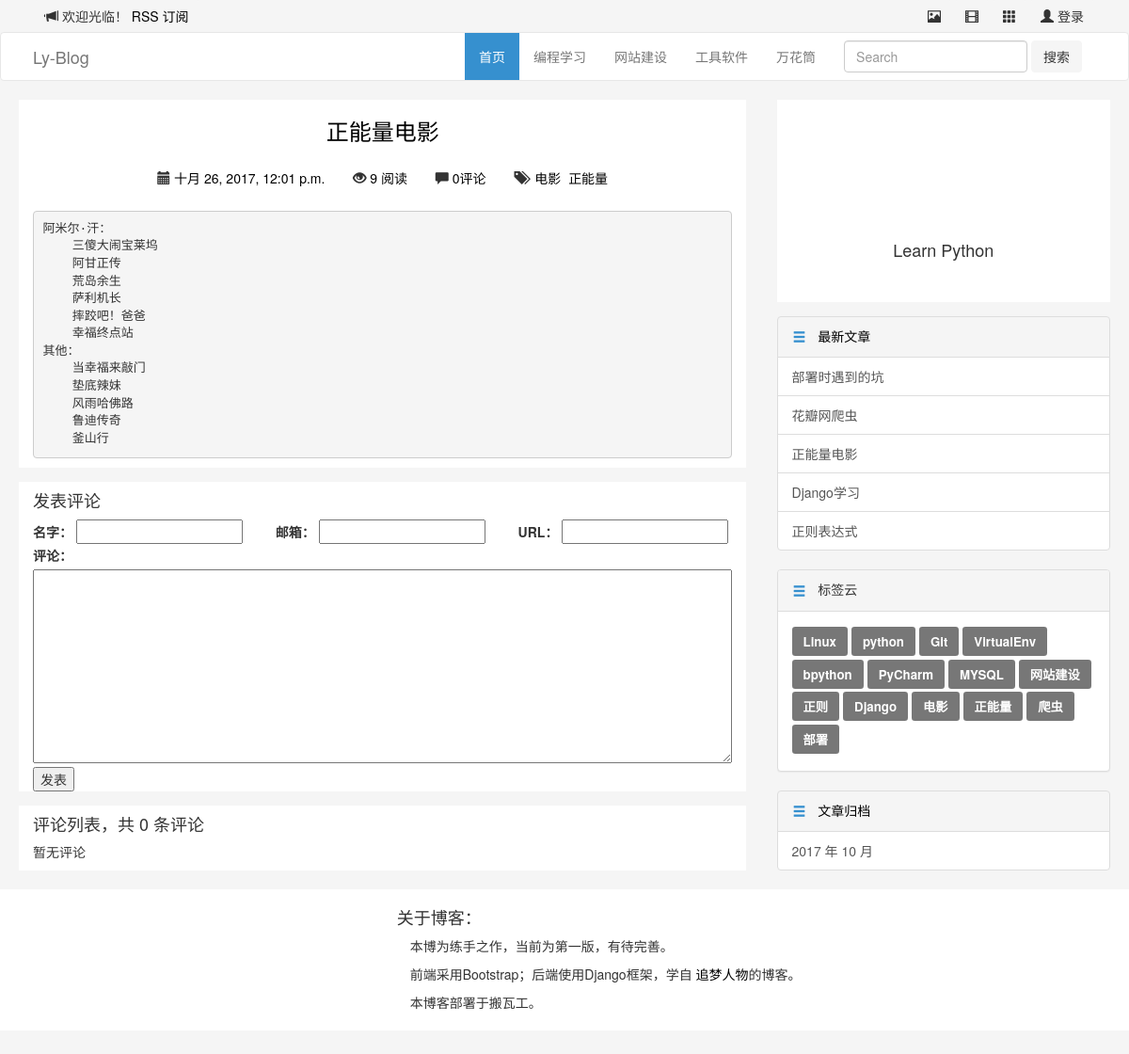
Page /article/24/ on the committed database.
### blog/models.py (models this page shows, shortened)
@python_2_unicode_compatible
class Category(models.Model):
    name = models.CharField(max_length=100)

@python_2_unicode_compatible
class Article(models.Model):
    title = models.CharField(max_length=70)
    body = models.TextField()
    created_time = models.DateTimeField()
    modified_time = models.DateTimeField()
    excerpt = models.CharField(max_length=200, blank=True)
    def save(self, *args, **kwargs):
        if not self.excerpt:
            md = markdown.Markdown(extensions=[
                'markdown.extensions.extra',
                'markdown.extensions.codehilite',
            ])
            self.excerpt = strip_tags(md.convert(self.body))[:54]
        super(Article, self).save(*args, **kwargs)
    category = models.ForeignKey(Category)
    tags = models.ManyToManyField(Tag, blank=True)
    author = models.ForeignKey(User)
    views = models.PositiveIntegerField(default=0)
    def increase_views(self):
        self.views += 1
        self.save(update_fields=['views'])
    def get_absolute_url(self):
        return reverse('blog:detail', kwargs={'pk': self.pk})
    class Meta:
        ordering = ['-created_time']

@python_2_unicode_compatible
class Tag(models.Model):
    name = models.CharField(max_length=100)

### blog/views.py (the view)
# urls.py: url(r'^article/(?P<pk>[0-9]+)/$', views.ArticleDetailView.as_view(), name='detail'),
class ArticleDetailView(DetailView):
    model = Article
    template_name = 'blog/detail.html'
    context_object_name = 'article'
    def get(self, request, *args, **kwargs):
        response = super(ArticleDetailView, self).get(request, *args, **kwargs)
        self.object.increase_views()
        return response
    def get_object(self, queryset=None):
        article = super(ArticleDetailView, self).get_object(queryset=None)
        article.body = markdown.markdown(article.body,
                                      extensions=[
                                          'markdown.extensions.extra',
                                          'markdown.extensions.codehilite',
                                          'markdown.extensions.toc',
                                      ])
        return article
    def get_context_data(self, **kwargs):
        context = super(ArticleDetailView, self).get_context_data(**kwargs)
        form = CommentForm()
        comment_list = self.object.comment_set.all()
        context.update({
            'form': form,
            'comment_list': comment_list
        })
        return context

### comments/forms.py
class CommentForm(forms.ModelForm):
    class Meta:
        model = Comment
        fields = ['name', 'email', 'url', 'text']

### blog/templatetags/blog_tags.py (called while the page is built)
@register.simple_tag
def get_recent_articles(num=5):
    return Article.objects.all().order_by('-created_time')[:num]

@register.simple_tag
def archives():
    return Article.objects.dates('created_time', 'month', order='DESC')

@register.simple_tag
def get_categories():
    return Category.objects.annotate(num_articles=Count('article')).filter(num_articles__gt=0)

@register.simple_tag
def get_tags():
    return Tag.objects.annotate(num_articles=Count('article')).filter(num_articles__gt=0)

### templates/blog/detail.html (shortened to what this page needs)
{% extends 'base.html' %}
{% block main %}
  <div class="row">
    <div class="col-xs-12 blog-default blog-height-3">
      <div class="row">
        <div class="col-sm-12">
          <h3 class="blog-center"><a href="">{{ article.title }}</a></h3>
        </div>
        <div class="col-sm-12 blog-btn-1 blog-center">
          <button type="button" class="btn btn-default blog-btn-2">
            <span class="glyphicon glyphicon-calendar" aria-hidden="true"></span>
            <a href="{% url 'blog:archives' article.created_time.year article.created_time.month %}">{{ article.created_time }}</a>
          </button>
          <button type="button" class="btn btn-default blog-btn-2">
            <span class="glyphicon glyphicon-eye-open" aria-hidden="true"></span>
            <a href="#">{{ article.views }} 阅读</a>
          </button>
          <button type="button" class="btn btn-default blog-btn-2">
            <span class="glyphicon glyphicon-comment" aria-hidden="true"></span>
            <a href="{{ article.get_absolute_url }}">{{ article.comment_set.count }}评论</a>
          </button>
          <button type="button" class="btn btn-default blog-btn-2">
            <span class="glyphicon glyphicon-tags" aria-hidden="true"></span>
            {% for tag in article.tags.all %}
              <a href="{% url 'blog:tag' tag.pk %}">&nbsp{{ tag.name }}</a>
            {% endfor %}
          </button>
        </div>
        <div class="col-sm-12">
          <p>{{ article.body|safe }}</p>
        </div>
      </div>
    </div>
    <div class="col-xs-12 blog-default blog-height-3">
      <div class="row">
        <div class="col-sm-12">
          <h4>发表评论</h4>
          <form action="{% url 'comments:article_comment' article.pk %}" method="post" class="comment-form">
            <div class="row">
              <div class="col-md-4">
                <label for="{{ form.name.id_for_label }}">名字：</label>
                {{ form.name }}
              </div>
              <div class="col-md-4">
                <label for="{{ form.email.id_for_label }}">邮箱：</label>
                {{ form.email }}
              </div>
              <div class="col-md-4">
                <label for="{{ form.url.id_for_label }}">URL：</label>
                {{ form.url }}
              </div>
              <div class="col-md-12">
                <label for="{{ form.text.id_for_label }}">评论：</label>
                <br>
                {{ form.text }}
                <br>
                <button type="submit" class="comment-btn">发表</button>
              </div>
            </div>
          </form>
        </div>
      </div>
    </div>
    <div class="col-xs-12 blog-default blog-height-3">
      <div class="row">
        <div class="col-sm-12">
          <h4>评论列表，共 <span>{{ article.comment_set.count }}</span> 条评论</h4>
          <ul class="comment-list list-unstyled">
            {% for comment in comment_list %}
            <li class="comment-item">
              <span class="nickname">{{ comment.name }}</span>
              <time class="submit-date">{{ comment.created_time }}</time>
              <div class="text">
                {{ comment.text }}
              </div>
            </li>
            {% empty %}
            暂无评论
            {% endfor %}
          </ul>
        </div>
      </div>
    </div>
  </div>
{% endblock main %}

### templates/base.html (shortened to what this page needs)
{% load staticfiles %}
{% load blog_tags %}
<!DOCTYPE html>
<html lang="zh-CN">
  <head>
    <link href="https://cdn.bootcss.com/bootstrap/3.3.7/css/bootstrap.min.css" rel="stylesheet">
    <link rel="stylesheet" href="{% static 'blog/css/blog_base.css' %}">
    <link rel="stylesheet" href="{% static 'blog/css/highlights/vs.css' %}">
  </head>
  <body>
    <div class="container">
      <button type="button" class="btn btn-default pull-left">
        <span class="glyphicon glyphicon-bullhorn" aria-hidden="true"></span> 欢迎光临！
        <a href="{% url 'rss' %}">RSS 订阅</a>
      </button>
      <a href="#">
        <button type="button" class="btn btn-default pull-right">
          <span class="glyphicon glyphicon-user" aria-hidden="true"></span> 登录
        </button>
      </a>
      <a href="#">
        <button type="button" class="btn btn-default pull-right">
          <span class="glyphicon glyphicon-th" aria-hidden="true"></span>
        </button>
      </a>
      <a href="#">
        <button type="button" class="btn btn-default pull-right">
          <span class="glyphicon glyphicon-film" aria-hidden="true"></span>
        </button>
      </a>
      <a href="#">
        <button type="button" class="btn btn-default pull-right">
          <span class="glyphicon glyphicon-picture" aria-hidden="true"></span>
        </button>
      </a>
    </div>
    <nav class="navbar navbar-default">
      <div class="container">
        <div class="navbar-header">
          <a class="navbar-brand" href="{% url 'blog:index' %}">Ly-Blog</a>
        </div>
        <div class="collapse navbar-collapse" id="bs-example-navbar-collapse-1">
          <form class="navbar-form navbar-right" method="get" id="searchform" action="{% url 'haystack_search' %}">
            <div class="form-group">
              <input type="text" class="form-control" name="q" placeholder="Search">
            </div>
            <button type="submit" class="btn btn-default">搜索</button>
          </form>
          <ul class="nav navbar-nav navbar-right">
            <li class="active"><a href="{% url 'blog:index' %}">首页<span class="sr-only">(current)</span></a></li>
            {% get_categories as category_list %}
            {% for category in category_list %}
              <li>
                <a href="{% url 'blog:category' category.pk %}">
                  {{ category.name }}
                </a>
              </li>
            {% empty %}
              <li><a href="#">暂无分类</a></li>
            {% endfor %}
          </ul>
        </div>
      </div>
    </nav>
<div class="container">
  <div class="row">
    <div class="col-xs-12 col-sm-8">
      {% block main %}
      {% endblock main %}
    </div>
    <div class="col-xs-12 col-sm-4">
      <div class="row">
        <div class="col-sm-11 col-sm-offset-1 blog-height-2 blog-default">
          <div class="row">
            <div class="col-sm-12 blog-height-6" style="background:url(http://owgisv3lp.bkt.clouddn.com/blog/blog_00001.jpg) no-repeat center center;">
            </div>
            <div class="col-sm-12">
              <div class="row">
                <div class="text-center">
                </div>
              </div>
            </div>
            <div class="col-sm-12">
              <div class="row">
                <h4 class="text-center">Learn Python</h4>
              </div>
            </div>
          </div>
        </div>
        <div class="col-sm-11 col-sm-offset-1 blog-height-3">
          <div class="row">
            <div class="list-group">
              <a href="#" class="list-group-item active">
                <button type="button" class="btn btn-default">
                  <span class="glyphicon glyphicon-menu-hamburger" aria-hidden="true"></span>
                </button>
                &nbsp&nbsp最新文章
              </a>
              {% get_recent_articles as recent_article_list %}
              {% for article in recent_article_list %}
                <a href="{{ article.get_absolute_url }}" class="list-group-item">{{ article.title }}</a>
              {% empty %}
                暂无文章！
              {% endfor %}
            </div>
          </div>
        </div>
        <div class="col-sm-11 col-sm-offset-1 blog-height-3">
          <div class="row">
            <div class="panel panel-default">
              <div class="panel-heading">
                <button type="button" class="btn btn-default">
                  <span class="glyphicon glyphicon-menu-hamburger" aria-hidden="true"></span>
                </button>
                &nbsp&nbsp标签云
              </div>
              <div class="panel-body">
                {% get_tags as tag_list %}
                {% for tag in tag_list %}
                  <a href="{% url 'blog:tag' tag.pk %}"><span class="label label-default">{{ tag.name }}</span></a>
                {% empty %}
                暂无标签！
                {% endfor %}
              </div>
            </div>
          </div>
        </div>
        <div class="col-sm-11 col-sm-offset-1 blog-height-3">
          <div class="row">
            <div class="list-group">
              <a href="#" class="list-group-item active">
                <button type="button" class="btn btn-default">
                  <span class="glyphicon glyphicon-menu-hamburger" aria-hidden="true"></span>
                </button>
                &nbsp&nbsp文章归档
              </a>
              {% archives as date_list %}
              {% for date in date_list %}
                <a href="{% url 'blog:archives' date.year date.month %}" class="list-group-item">{{ date.year }} 年 {{ date.month }} 月</a>
              {% empty %}
              暂无归档！
              {% endfor %}
            </div>
          </div>
        </div>
      </div>
    </div>
  </div>
</div>
<div class="container-fluid">
  <div class="row">
    <div class="col-xs-12 blog-height-4 blog-default-2">
      <div class="container blog-padding-2">
        <div class="row">
          <div class="col-xs-12 col-sm-4"></div>
          <div class="col-xs-12 col-sm-8 ">
            <h4>关于博客：</h4>
            <p class="blog-p">本博为练手之作，当前为第一版，有待完善。</p>
            <p class="blog-p">前端采用Bootstrap；后端使用Django框架，学自
              <a href="http://zmrenwu.com/post/2/">追梦人物</a>的博客。
            </p>
            <p class="blog-p">本博客部署于搬瓦工。</p>
          </div>
        </div>
      </div>
    </div>
  </div>
</div>
  </body>
</html>

### blog/static/blog/css/blog_base.css (style rules this page uses)
body { background: #f5f5f5;  }
a { color: black; }
.navbar-default { background-color: white; }
.navbar-default .navbar-nav>.active>a { color: white; background-color: #3690cf; }
.list-group-item > .btn { padding: 0px 0px; color: #3690cf; background-color: transparent; border-color: transparent; margin-top: -2px; }
.list-group-item.active, .list-group-item.active:hover { background-color: #f5f5f5; border-color: #ddd; color: black; }
.panel-heading > .btn { padding: 0px 0px; color: #3690cf; background-color: transparent; border-color: transparent; margin-top: -2px; }
.blog-default { background: #fff; margin-bottom: 15px; }
.blog-default-2 { background: #fff; margin-bottom: 25px; }
.blog-height-2 { height: 215px; }
.blog-height-3 { height: auto; }
.blog-height-4 { height: 150px; }
.blog-height-6 { height: 120px; }
.blog-p { text-indent:1em; }
.blog-padding-2 { padding-top: 10px; }
.blog-center { text-align: center; }
.blog-btn-1 { margin-top: 10px; padding-bottom: 8px;  }
.blog-btn-1 > .blog-btn-2 { background-color: transparent; border-color: transparent; }
.btn-default { background-color: #f5f5f5; border-color: #f5f5f5; }
.container { padding-right: 20px; padding-left: 20px; }
.label { line-height: 262%; padding: 6px 12px; font-size: 95%; }

### rows in the picture
Category: name "编程学习"
Category: name "网站建设"
Category: name "工具软件"
Category: name "万花筒"
Article: title "正能量电影", created_time "十月 26, 2017, 12:01 p.m.", views "9", comment_set.count "0", body "阿米尔·汗： 三傻大闹宝莱坞 阿甘正传 荒岛余生 萨利机长 摔跤吧！爸爸 幸福终点站 其他： 当幸福来敲门 垫底辣妹 风雨哈佛路 鲁迪传奇 釜山行"
Tag: name "电影"
Tag: name "正能量"
Article: title "部署时遇到的坑"
Article: title "花瓣网爬虫"
Article: title "Django学习"
Article: title "正则表达式"
Tag: name "Linux"
Tag: name "python"
Tag: name "Git"
Tag: name "VirtualEnv"
Tag: name "bpython"
Tag: name "PyCharm"
Tag: name "MYSQL"
Tag: name "网站建设"
Tag: name "正则"
Tag: name "Django"
Tag: name "爬虫"
Tag: name "部署"

### other values in the picture
{{ date.year }} "2017"
{{ date.month }} "10"
